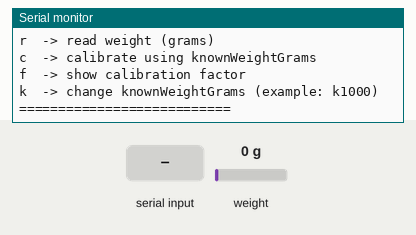
Simulated run of this sketch. Board: Arduino Uno, built with avr-gcc and run on an emulated ATmega328P. Parts: the last lines printed to the serial monitor. Inputs (shaded band) come from the test bench; at power-on: weight on the scale 0 g.

Above: at 4.2 s.
4.3 s: weight on the scale set to 1250 g
At 4.6 s:
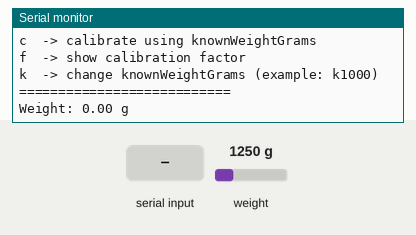
7.3 s: "t\n" received over Serial
At 8.8 s:
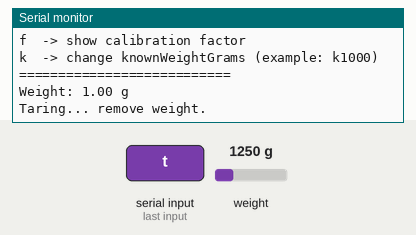
9.1 s: "f\n" received over Serial
12.1 s: "c\n" received over Serial
At 14.9 s:
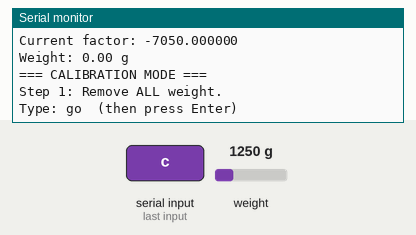
15.1 s: "go\n" received over Serial
At 17.0 s:
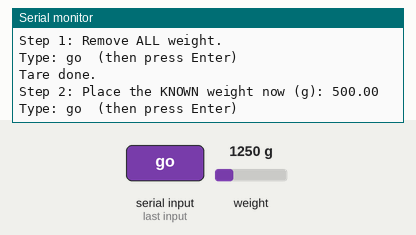
17.6 s: "go\n" received over Serial
At 20.7 s:
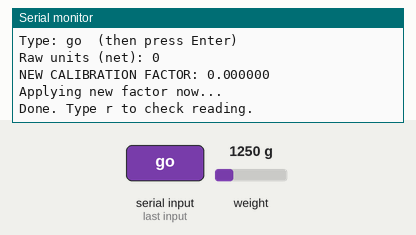

Measured:
- after the input at 7.3 s, the serial monitor: prints a new line after 0.34 s (image 2)
- after the input at 12.1 s, the serial monitor: prints a new line after 2.1 s (image 3)
- after the input at 15.1 s, the serial monitor: prints a new line after 1.0 s (image 4)
- after the input at 17.6 s, the serial monitor: prints a new line after 2.0 s (image 5)

The sketch:

failclaibrate.ino
```cpp
#include <Arduino.h>
#include "HX711.h"

// ===== HX711 Pins (change if needed) =====
#define HX711_DOUT  4
#define HX711_SCK   5

HX711 scale;

// ===== Calibration values =====
// You will change CALIBRATION_FACTOR after calibration
float CALIBRATION_FACTOR = -7050.0; // sample value (will vary per load cell)
float knownWeightGrams = 500.0;     // used in calibration routine

// ===== Simple smoothing =====
const int SAMPLES = 10;

float readAverageGrams() {
  long sum = 0;
  for (int i = 0; i < SAMPLES; i++) {
    sum += scale.get_units(1); // 1 reading each loop
    delay(30);
  }
  return (float)sum / SAMPLES;
}

void printHelp() {
  Serial.println("\n=== HX711 ESP32 Commands ===");
  Serial.println("t  -> tare (set current as zero)");
  Serial.println("r  -> read weight (grams)");
  Serial.println("c  -> calibrate using knownWeightGrams");
  Serial.println("f  -> show calibration factor");
  Serial.println("k  -> change knownWeightGrams (example: k1000)");
  Serial.println("===========================\n");
}

void setup() {
  Serial.begin(115200);
  delay(500);

  Serial.println("Starting HX711...");
  scale.begin(HX711_DOUT, HX711_SCK);

  // Optional: set gain (128 default). Some libraries use scale.set_gain(128);
  // scale.set_gain(128);

  // Set initial calibration factor
  scale.set_scale(CALIBRATION_FACTOR);

  Serial.println("Taring... Remove all weight from the scale.");
  delay(1500);
  scale.tare(); // set zero
  Serial.println("Tare done.");

  printHelp();
}

void loop() {
  // If HX711 not ready, skip
  if (!scale.is_ready()) {
    Serial.println("HX711 not ready. Check wiring/power.");
    delay(500);
    return;
  }

  // Live reading every 1 sec (even without commands)
  float grams = readAverageGrams();
  Serial.print("Weight: ");
  Serial.print(grams, 2);
  Serial.println(" g");
  delay(1000);

  // Command handler (non-blocking-ish)
  if (Serial.available()) {
    String cmd = Serial.readStringUntil('\n');
    cmd.trim();

    if (cmd == "t") {
      Serial.println("Taring... remove weight.");
      delay(1000);
      scale.tare();
      Serial.println("Tare done.");

    } else if (cmd == "r") {
      float g = readAverageGrams();
      Serial.print("Reading: ");
      Serial.print(g, 2);
      Serial.println(" g");

    } else if (cmd == "f") {
      Serial.print("Current factor: ");
      Serial.println(CALIBRATION_FACTOR, 6);

    } else if (cmd.startsWith("k")) {
      // example: k1000 sets known weight to 1000g
      String val = cmd.substring(1);
      knownWeightGrams = val.toFloat();
      Serial.print("Known weight set to: ");
      Serial.print(knownWeightGrams);
      Serial.println(" g");

    }else if (cmd == "c") {
  Serial.println("\n=== CALIBRATION MODE ===");
  Serial.println("Step 1: Remove ALL weight.");
  Serial.println("Type: go  (then press Enter)");
  while (true) {
    while (!Serial.available()) delay(10);
    String s = Serial.readStringUntil('\n');
    s.trim();
    if (s == "go") break;
  }

  scale.tare();
  Serial.println("Tare done.");

  Serial.print("Step 2: Place the KNOWN weight now (g): ");
  Serial.println(knownWeightGrams);
  Serial.println("Type: go  (then press Enter)");
  while (true) {
    while (!Serial.available()) delay(10);
    String s = Serial.readStringUntil('\n');
    s.trim();
    if (s == "go") break;
  }

  // Read raw average (independent of scale factor)
  long raw = scale.read_average(20) - scale.get_offset();
  Serial.print("Raw units (net): ");
  Serial.println(raw);

  float newFactor = (float)raw / knownWeightGrams;

  Serial.print("NEW CALIBRATION FACTOR: ");
  Serial.println(newFactor, 6);

  Serial.println("Applying new factor now...");
  CALIBRATION_FACTOR = newFactor;
  scale.set_scale(CALIBRATION_FACTOR);

  Serial.println("Done. Type r to check reading.\n");
}


    } else {
      printHelp();
    }
  }
```
